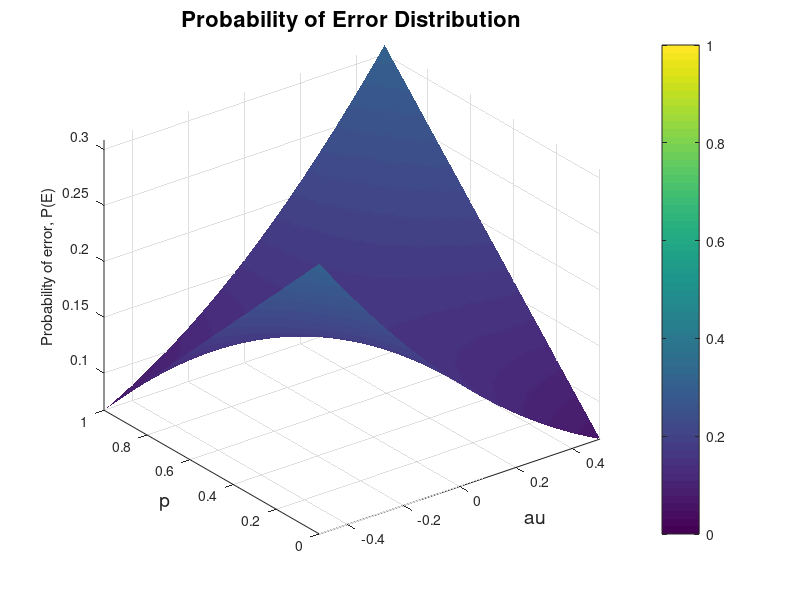

Write the MATLAB code that produced this figure.
clear all;
clc;

A = 1;  
T = -0.5:0.01:0.5;  % Threshold values
p = 0:0.01:1.0;  % Probability values
P_thresh_up = 0.2; % Probability threshold
P_thresh_lowe = 0.12;

% Create a grid of T and p values
[P, T_grid] = meshgrid(p, T);

% Compute probability of error
E = P .* normcdf(T_grid - A) + (1 - P) .* (1-normcdf(T_grid + A));


% Create a mask where E < P_thresh
mask = P_thresh_lowe<E < P_thresh_up;
figure;
surf(T_grid,P,E,"EdgeColor","none");
hold on;
% Create a color array: Use red where the mask is true, keep default elsewhere
C = ones(size(E, 1), size(E, 2), 3); % Initialize RGB color matrix
C(:, :, 1) = 1; % Red channel
C(:, :, 2) = 0; % Green channel
C(:, :, 3) = 0; % Blue channel

% Set transparency where mask is NOT applied
alphaData = double(mask); % Alpha is 1 where mask is true, 0 elsewhere

% Overlay the highlighted regions
surf(T_grid, P, E, C, 'EdgeColor', 'none', 'FaceAlpha', 'flat', 'AlphaData', alphaData);





%{
% Plot the full surface
figure;
surf(T_grid, P, E, 'EdgeColor', 'none'); % Normal plot
hold on;

% Overlay the masked regions with a different color (e.g., red)
highlightedE = E; 
highlightedE(~mask) = NaN; % Hide non-highlighted parts

surf(T_grid, P, highlightedE, 'FaceColor', 'red', 'EdgeColor', 'none',"FaceAlpha",0.5);
%}
% Labels and formatting
xlabel("\tau", 'FontSize', 14);
ylabel("p", 'FontSize', 14);
zlabel("Probability of error, P(E)");
title("Probability of Error Distribution", 'FontSize', 16);
colorbar;
view(3);
axis tight;
shading interp;
hold off;
